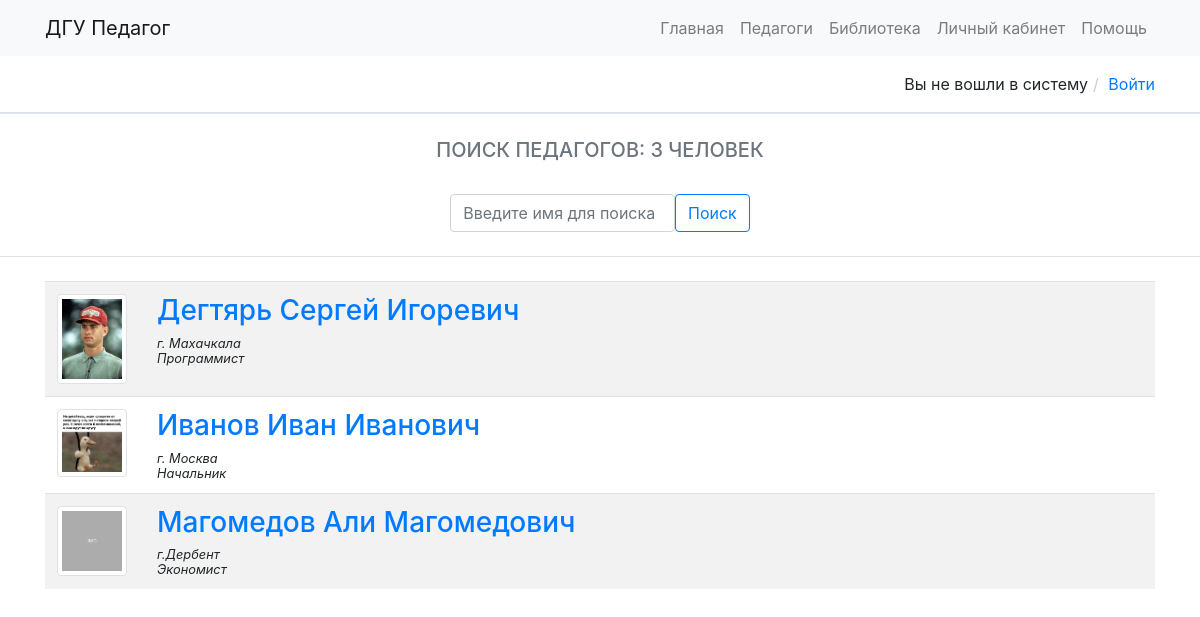
The page /modules/teachers.php on the database as committed earlier.
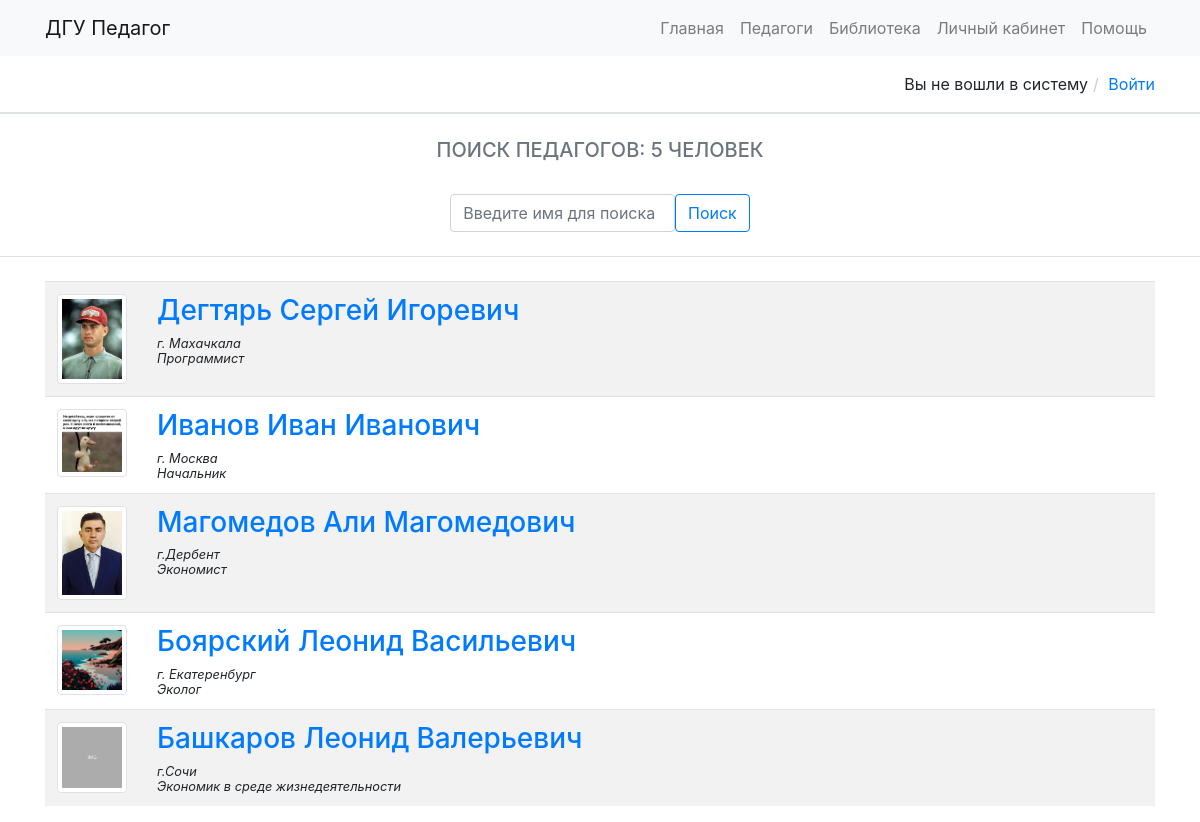
The same page on the database as committed later.
### tables this page shows
CREATE TABLE `users` (
  `id` int UNSIGNED NOT NULL,
  `email` varchar(32) NOT NULL,
  `login` varchar(11) NOT NULL,
  `name` text NOT NULL,
  `lastname` text NOT NULL,
  `middlename` text NOT NULL,
  `place_born` text NOT NULL,
  `speciality` text NOT NULL,
  `place_work` text NOT NULL,
  `general_experience` text NOT NULL,
  `teacher_experience` text NOT NULL,
  `qualification_category` text NOT NULL,
  `pass` varchar(32) NOT NULL,
  `avatar` text NOT NULL
);

### config.php (called while the page is built, shortened)
<?php
$db = mysqli_connect("localhost", "root", "", "register-db");
$result = mysqli_query($db, "SELECT * FROM `users`");
$q = mysqli_query($db, "SELECT COUNT(1) FROM `users`");
$people = mysqli_fetch_array($q);
?>

### modules/teachers.php (the view, shortened to what this page needs)
<head>
    <link rel="stylesheet" href="../css/style.css">
    <link rel="stylesheet" href="../css/bootstrap.css">
</head>
<?php
require "../config.php";
include "../blocks/header.php";
include "../blocks/underheader.php";
?>
<div class="row border">
        <div class="col"><br>
            <h5 class="text-uppercase text-center pt-15 text-muted">ПОИСК ПЕДАГОГОВ: <?php echo $people[0]?> ЧЕЛОВЕК</h5><br>
            <div class="input-group rounded m-auto w-25">
                <input type="search" class="form-control rounded" id="search" placeholder="Введите имя для поиска ..." aria-label="Search" aria-describedby="search-addon" />
                <button type="button" class="btn btn-outline-primary">Поиск</button>
            </div><br>
        </div>
</div>
<div class="container mt-4">
        <table class="table table-striped">
            <tbody>
                <?php
                    while ($data = mysqli_fetch_array($result))
                    {
                        ?>
                        <tr>
                            <td width="100px"><img width="70px" height="70px" src="../img/avatars/<?php echo $data['avatar'];?>" alt="avatar" class="img-thumbnail"></td>
                            <td>
                                <h3><a href="/modules/user.php?id=<?php echo $data['id']?>"><?php echo $data['lastname'].' '.$data['name'].' '.$data['middlename'];?></a></h3>
                                <small class="hex">
                                <i><?php echo $data['place_born']; ?></i><br>
                                <i><?php echo $data['speciality']; ?></i>
                                </small>
                            </td>
                        </tr>
                        <?php
                    }
                ?>
            </tbody>
        </table>
    </div>

### blocks/header.php (shortened to what this page needs)
<header class="header">
    <nav class="navbar navbar-expand-lg navbar-light bg-light">
        <div class="container">
          <a class="navbar-brand" href="/">ДГУ <span color="blue">Педагог</span></a>
          <div class="collapse navbar-collapse" id="navbarNav">
            <ul class="navbar-nav">
              <li class="nav-item">
                <a class="nav-link" href="/">Главная</span></a>
              </li>
              <li class="nav-item">
                  <a class="nav-link" href="../modules/teachers.php">Педагоги</a>
                </li>
                <li class="nav-item">
                  <a class="nav-link" href="#">Библиотека</a>
                </li>
                <?php
                if (isset($_SESSION['id'])) {
                  ?>
                  <li class="nav-item">
                    <a class="nav-link" href="../modules/user.php?id=<?php print $_SESSION['id']?>">Личный кабинет</a>
                  </li>
                  <?php
                }else{
                  ?>
                  <li class="nav-item">
                    <a class="nav-link" href="/blocks/form-auth.php">Личный кабинет</a>
                  </li>
                  <?php
                }
                ?>
                <li class="nav-item">
                  <a class="nav-link" href="#">Помощь</span></a>
                </li>
            </ul>
          </div>
        </div>
      </nav>
</header>

### blocks/underheader.php (shortened to what this page needs)
<?php
    if (!isset($_SESSION['id']))
    {
        ?>
            <div class="underheader pt-3 pb-3 border-bottom d-flex">
                <div class="container d-flex justify-content-between align-items-center">
                    <ul class="d-flex mb-0">
                        <li>Вы не вошли в систему</li>
                        <li class="logout"><a href="../modules/auth.php">Войти</a></li>
                    </ul>
                </div>
            </div>
        <?php
    }
?>

### css/style.css (style rules this page uses)
ul, li { list-style-type: none; }
a { text-decoration: none; color: black; }
.logout::before { padding: 0 5px; color: #ccc; content: "/\00a0"; }

Rows that differ between the two databases and show on the page:
changed users "Магомедов": avatar: a different picture
added users: avatar (picture), lastname "Боярский", name "Леонид", middlename "Васильевич", place_born "г. Екатеренбург", speciality "Эколог"
added users: avatar (picture), lastname "Башкаров", name "Леонид", middlename "Валерьевич", place_born "г.Сочи", speciality "Экономик в среде жизнедеятельности"
Other text that changed with them:
$people[0]: "3" → "5"
